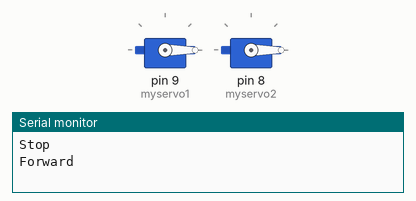
A sketch run on a simulated Arduino Uno, built with avr-gcc and run on an emulated ATmega328P. Shown: 2 × servo, the last lines printed to the serial monitor.

Above: at 0.05 s.
At 6.25 s:
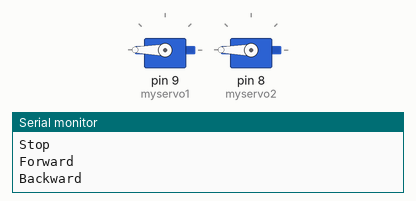
At 12.45 s:
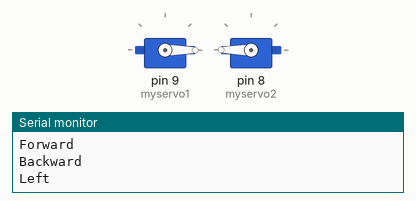
At 24.95 s:
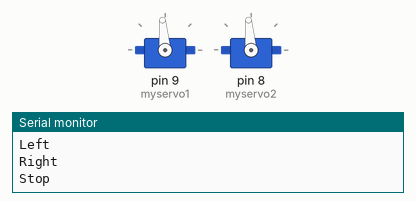
Timing chart, 0 to 32.5 s (numbered marks = the images above):
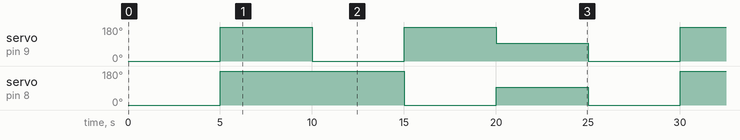

The sketch:

testMotor.ino
```cpp
#include <Servo.h>
Servo myservo1;// create servo object to control a servo
Servo myservo2;

void goForward()
{
  Serial.println("Forward");
  myservo1.write(0);
  myservo2.write(0);
}

void goBackward()
{
  Serial.println("Backward");
  myservo1.write(180);
  myservo2.write(180);
}

void goLeft()
{
  Serial.println("Left");
  myservo1.write(0);
  myservo2.write(180);
}

void goRight()
{
  Serial.println("Right");
  myservo1.write(180);
  myservo2.write(0);
}

void goStop()
{
  Serial.println("Stop");
  myservo1.write(95);
  myservo2.write(95);
}

void setup()
{
  myservo1.attach(9);  // attaches the servo on pin 9 to the servo object
  myservo2.attach(8);

  Serial.begin(9600);
  goStop();
}

void loop()
{
  goForward();
  delay(5000);
  goBackward();
  delay(5000);
  goLeft();
  delay(5000);
  goRight();
  delay(5000);
  goStop();
  delay(5000);
}
```

Measured:
- by itself, servo on pin 9 (myservo1): repeats every 25.0 s: 0° 5.0 s, 180° 5.0 s, 95° 5.0 s, 0° 5.0 s, 180° 5.0 s
- by itself, servo on pin 8 (myservo2): repeats every 25.0 s: 0° 5.0 s, 95° 5.0 s, 0° 5.0 s, 180° 10.0 s
